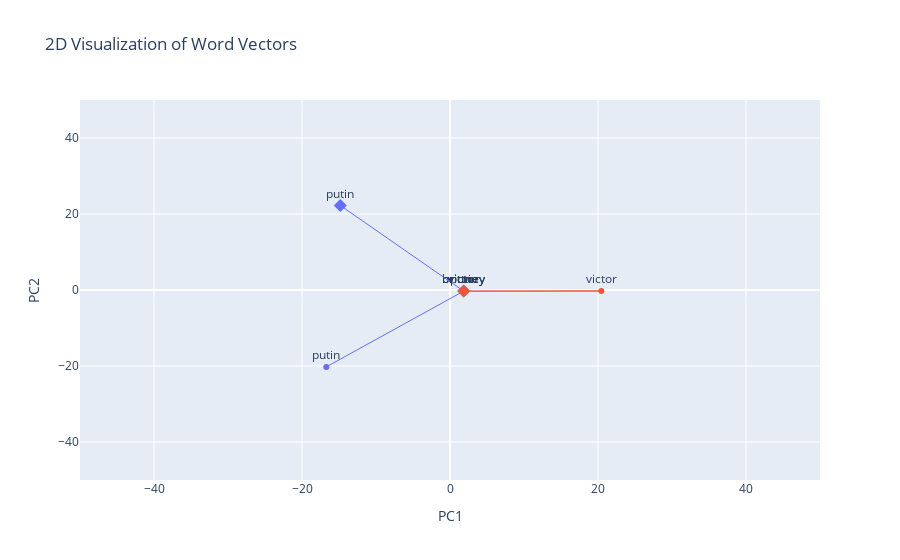

The notebook cell this image was saved under:
### Code cell
test_words_griner = ["putin", "victor"]
plot_word_vectors_tppmi(tppmi_model.get_2d_representation([target_word_griner] + test_words_griner, selected_months=selected_months, use_tsne=False))

### Figure 1 — Plotly figure (JSON) as saved in the notebook; plotly's stock layout.template omitted (floating-point values rounded to 4 significant figures)
{"data": [{"marker": {"color": "#00CC96"}, "mode": "markers+text", "name": "brittney", "showlegend": false, "text": ["brittney"], "textposition": "top center", "x": [1.847], "y": [-0.2935], "type": "scatter"}, {"marker": {"color": "#00CC96", "size": 10, "symbol": "diamond"}, "mode": "markers", "showlegend": false, "x": [1.847], "y": [-0.2935], "type": "scatter"}, {"marker": {"color": "#00CC96"}, "mode": "markers+text", "name": "brittney", "showlegend": false, "text": ["brittney"], "textposition": "top center", "x": [1.847], "y": [-0.2935], "type": "scatter"}, {"line": {"color": "#00CC96", "width": 1}, "mode": "lines", "showlegend": false, "x": [1.847, 1.847], "y": [-0.2935, -0.2935], "type": "scatter"}, {"marker": {"color": "#00CC96"}, "mode": "markers+text", "name": "brittney", "showlegend": false, "text": ["brittney"], "textposition": "top center", "x": [1.847], "y": [-0.2935], "type": "scatter"}, {"line": {"color": "#00CC96", "width": 1}, "mode": "lines", "showlegend": false, "x": [1.847, 1.847], "y": [-0.2935, -0.2935], "type": "scatter"}, {"marker": {"color": "#636EFA"}, "mode": "markers+text", "name": "putin", "showlegend": false, "text": ["putin"], "textposition": "top center", "x": [-14.82], "y": [22.25], "type": "scatter"}, {"marker": {"color": "#636EFA", "size": 10, "symbol": "diamond"}, "mode": "markers", "showlegend": false, "x": [-14.82], "y": [22.25], "type": "scatter"}, {"marker": {"color": "#636EFA"}, "mode": "markers+text", "name": "putin", "showlegend": false, "text": ["putin"], "textposition": "top center", "x": [1.847], "y": [-0.2935], "type": "scatter"}, {"line": {"color": "#636EFA", "width": 1}, "mode": "lines", "showlegend": false, "x": [-14.82, 1.847], "y": [22.25, -0.2935], "type": "scatter"}, {"marker": {"color": "#636EFA"}, "mode": "markers+text", "name": "putin", "showlegend": false, "text": ["putin"], "textposition": "top center", "x": [-16.71], "y": [-20.23], "type": "scatter"}, {"line": {"color": "#636EFA", "width": 1}, "mode": "lines", "showlegend": false, "x": [1.847, -16.71], "y": [-0.2935, -20.23], "type": "scatter"}, {"marker": {"color": "#EF553B"}, "mode": "markers+text", "name": "victor", "showlegend": false, "text": ["victor"], "textposition": "top center", "x": [1.847], "y": [-0.2935], "type": "scatter"}, {"marker": {"color": "#EF553B", "size": 10, "symbol": "diamond"}, "mode": "markers", "showlegend": false, "x": [1.847], "y": [-0.2935], "type": "scatter"}, {"marker": {"color": "#EF553B"}, "mode": "markers+text", "name": "victor", "showlegend": false, "text": ["victor"], "textposition": "top center", "x": [20.45], "y": [-0.2541], "type": "scatter"}, {"line": {"color": "#EF553B", "width": 1}, "mode": "lines", "showlegend": false, "x": [1.847, 20.45], "y": [-0.2935, -0.2541], "type": "scatter"}, {"marker": {"color": "#EF553B"}, "mode": "markers+text", "name": "victor", "showlegend": false, "text": ["victor"], "textposition": "top center", "x": [1.847], "y": [-0.2935], "type": "scatter"}, {"line": {"color": "#EF553B", "width": 1}, "mode": "lines", "showlegend": false, "x": [20.45, 1.847], "y": [-0.2541, -0.2935], "type": "scatter"}], "layout": {"legend": {"x": 1.02, "y": 1.0}, "title": {"text": "2D Visualization of Word Vectors"}, "xaxis": {"range": [-50, 50], "title": {"text": "PC1"}}, "yaxis": {"range": [-50, 50], "title": {"text": "PC2"}}}}
